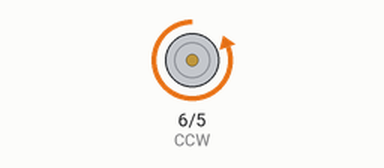
A sketch run on a simulated Arduino Uno, built with avr-gcc and run on an emulated ATmega328P. Parts: motor-driver pin pairs drawn as motors (green arrow = first pin HIGH = forward, orange = second pin HIGH = backward, longer = more drive).

Above: at 0.5 s.
Timing chart, 0 to 4.6 s (numbered marks = the images above):
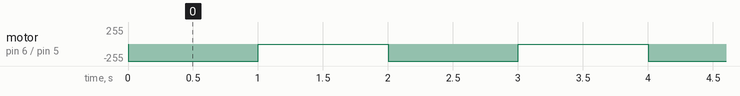

The sketch:

2way_control.ino
```cpp
#define CW 5 //CW is defined as pin #7//
#define CCW 6 //CCW is defined as pin #8//
void setup() { //Setup runs once//
pinMode(CW, OUTPUT); //Set CW as an output//
pinMode(CCW, OUTPUT); //Set CCW as an output//
}
void loop() { //Loop runs forever//
digitalWrite(CW,HIGH); //Motor runs clockwise//
delay(1000); //for 1 second//
digitalWrite(CW, LOW); //Motor stops//
//digitalWrite(CCW, HIGH);//Motor runs counter-clockwise//
delay(1000); //For 1 second//
//digitalWrite(CCW, LOW); //Motor stops//
}
//end of code//
```

Measured:
- by itself, motor on pin 6 (CCW) / pin 5 (CW): alternates backward 255/255 for 1.0 s and stopped for 1.0 s
